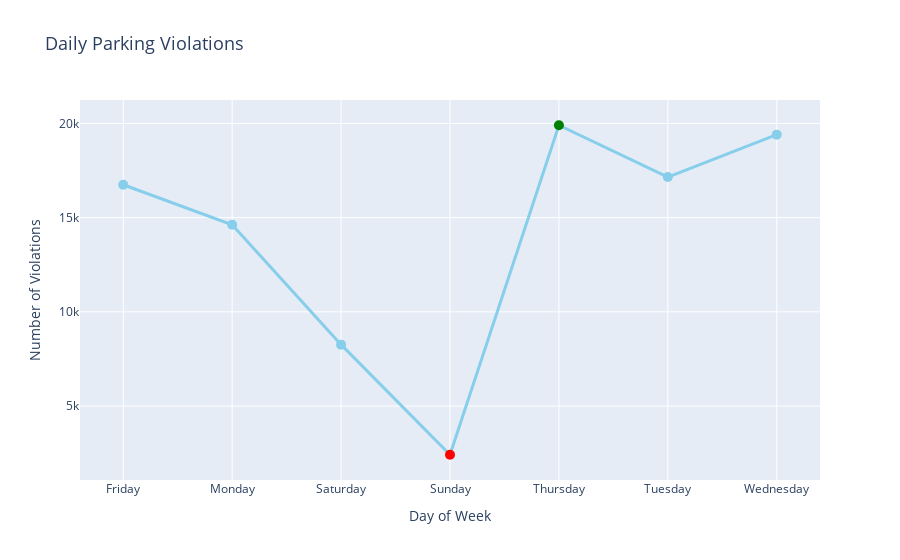

Notebook source saved alongside this figure:
### Markdown cell above
### Daily Parking Violations: Insights from the Interactive Line Chart

#### **Overview of the Chart**
This line chart showcases the daily parking violations reported across the week, with key points highlighted:

1. **Trend Analysis**:
   - The chart visualizes parking violations for each day of the week, making it easy to observe patterns or anomalies.
   - A sharp dip or rise in violations provides insights into parking trends and enforcement activity.

2. **Highlighted Extremes**:
   - The **day with the highest violations** is marked with a green dot, drawing attention to peak activity.
   - The **day with the lowest violations** is marked with a red dot, emphasizing the least active day for violations.

3. **Custom Visualization**:
   - Markers for each day improve visibility and help identify exact violation counts.
   - The line connecting the markers provides a smooth overview of weekly trends.

---

#### **Key Insights**
1. **Lowest Violations on Sunday**:
   - Sunday has the least parking violations, as highlighted by the red marker. This could be due to reduced enforcement, less traffic, or relaxed parking regulations on weekends.

2. **Highest Violations on Thursday**:
   - Thursday records the highest parking violations, marked with a green dot. This could indicate stricter enforcement or higher traffic and parking demand as the workweek progresses.

3. **Midweek Trends**:
   - Violations gradually increase from Monday to Thursday, reflecting increasing parking demand during the week.
   - A noticeable drop occurs on Saturday and Sunday, indicating reduced activity.

---

#### **Recommendations for Parking Management**
1. **Adjust Enforcement Resources**:
   - Allocate more resources to days with high violations, such as Thursdays, to ensure compliance and manage parking effectively.
   - Scale down enforcement on low-violation days like Sunday to optimize resource usage.

2. **Policy Adjustments**:
   - Investigate specific causes behind high violations on Thursdays and address them with targeted policy measures, such as improving signage or parking availability.

3. **Community Engagement**:
   - Educate the public about parking rules and enforcement schedules, especially on high-violation days, to encourage compliance and reduce penalties.

This chart provides actionable insights into parking trends, helping planners optimize enforcement strategies and improve urban mobility.

### Code cell
import plotly.express as px

# Add a color column to identify the highest and lowest values
daily_violations['color'] = 'skyblue'  # Default color
daily_violations.loc[daily_violations['TICKET_NUMBER'].idxmax(), 'color'] = 'green'  # Highlight highest
daily_violations.loc[daily_violations['TICKET_NUMBER'].idxmin(), 'color'] = 'red'    # Highlight lowest

# Create an interactive line chart
fig = px.line(
    daily_violations,
    x='ISSUE_DAY_OF_WEEK',
    y='TICKET_NUMBER',
    title='Daily Parking Violations',
    labels={'ISSUE_DAY_OF_WEEK': 'Day of Week', 'TICKET_NUMBER': 'Number of Violations'},
    markers=True
)

# Apply custom colors to markers
fig.update_traces(
    marker=dict(
        color=daily_violations['color'],
        size=10  # Larger markers for better visibility
    ),
    line=dict(color='skyblue', width=3)  # Line remains neutral
)

# Customize layout
fig.update_layout(
    xaxis=dict(tickmode='linear', tickfont=dict(size=12)),
    yaxis=dict(title="Number of Violations", title_font_size=14),
    title_font_size=18
)

fig.show()

### Figure 1 — Plotly figure (JSON) as saved in the notebook; plotly's stock layout.template omitted (floating-point values rounded to 4 significant figures)
{"data": [{"hovertemplate": "Day of Week=%{x}<br>Number of Violations=%{y}<extra></extra>", "legendgroup": "", "line": {"color": "skyblue", "dash": "solid", "width": 3}, "marker": {"color": ["skyblue", "skyblue", "skyblue", "red", "green", "skyblue", "skyblue"], "size": 10, "symbol": "circle"}, "mode": "lines+markers", "name": "", "orientation": "v", "showlegend": false, "type": "scatter", "x": ["Friday", "Monday", "Saturday", "Sunday", "Thursday", "Tuesday", "Wednesday"], "xaxis": "x", "y": [16742, 14619, 8260, 2418, 19900, 17152, 19402], "yaxis": "y"}], "layout": {"legend": {"tracegroupgap": 0}, "title": {"font": {"size": 18}, "text": "Daily Parking Violations"}, "xaxis": {"anchor": "y", "domain": [0, 1], "tickfont": {"size": 12}, "tickmode": "linear", "title": {"text": "Day of Week"}}, "yaxis": {"anchor": "x", "domain": [0, 1], "title": {"font": {"size": 14}, "text": "Number of Violations"}}}}
